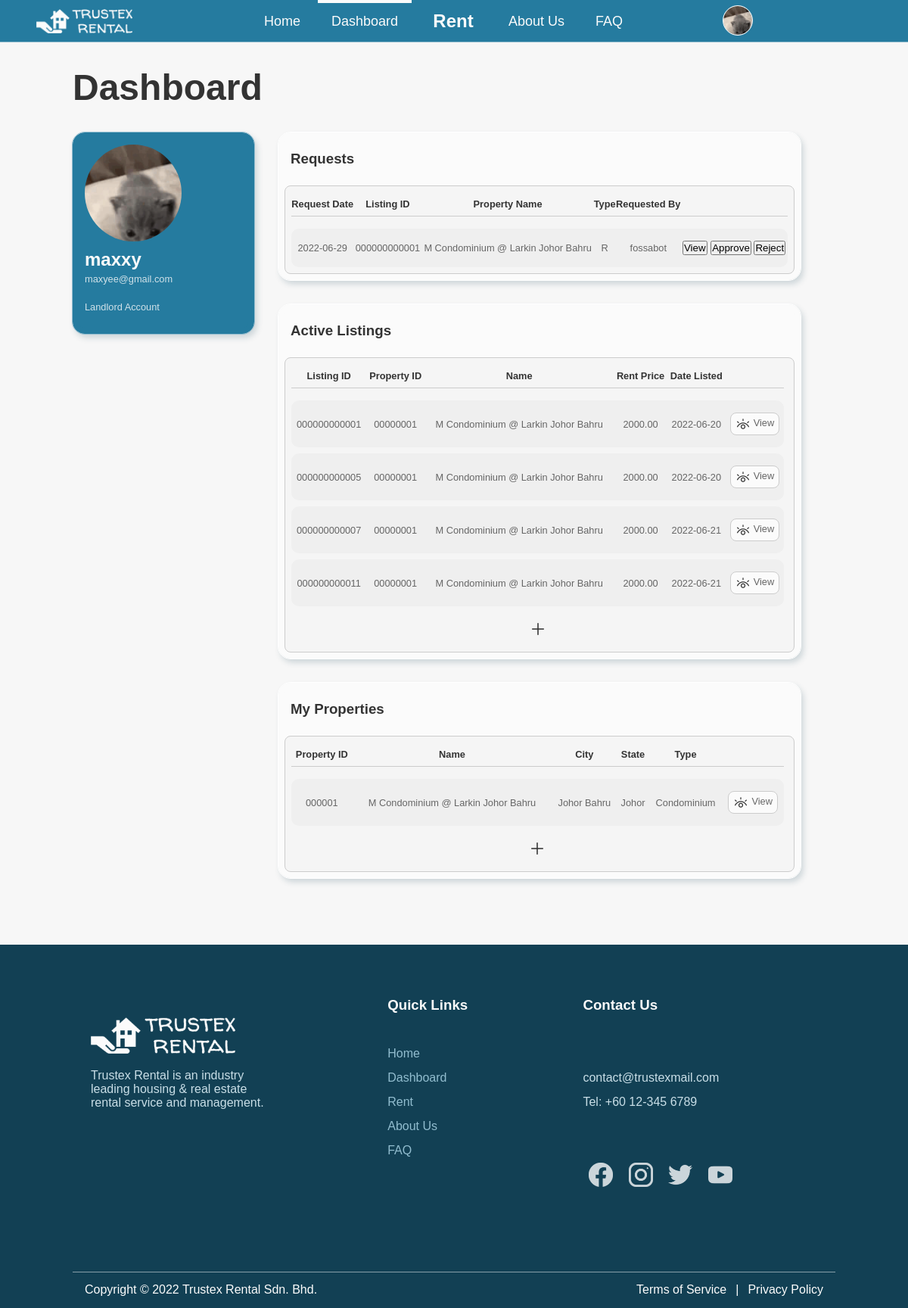
Screenshot of /dashboard-landlord.php (signed in) with the database file from the repository.
### tables this page shows
CREATE TABLE `landlord` (
  `landlordRegNo` int(6) NOT NULL,
  `userID` int(10) NOT NULL,
  `administratorID` int(4) NOT NULL
);

CREATE TABLE `user` (
  `userID` int(10) NOT NULL,
  `userName` varchar(32) NOT NULL,
  `userEmail` varchar(256) NOT NULL,
  `userPassword` varchar(256) NOT NULL,
  `userType` char(1) NOT NULL DEFAULT 'T',
  `userFName` varchar(32) NOT NULL,
  `userLName` varchar(32) NOT NULL,
  `userIC` varchar(12) NOT NULL,
  `userGender` char(1) NOT NULL,
  `userAddress` varchar(512) NOT NULL,
  `userPhoneNo` varchar(12) NOT NULL
);

CREATE TABLE `request` (
  `ticketNo` int(8) NOT NULL,
  `userID` int(10) NOT NULL,
  `listingID` int(12) NOT NULL,
  `requestTimestamp` timestamp NOT NULL DEFAULT current_timestamp() ON UPDATE current_timestamp(),
  `requestType` char(1) NOT NULL
);

CREATE TABLE `listing` (
  `listingID` int(12) NOT NULL,
  `propertyID` int(6) NOT NULL,
  `listingTimestamp` timestamp NOT NULL DEFAULT current_timestamp() ON UPDATE current_timestamp()
);

CREATE TABLE `property` (
  `propertyID` int(6) NOT NULL,
  `landlordRegNo` int(6) NOT NULL,
  `propertyName` varchar(256) NOT NULL DEFAULT 'N/A',
  `propertyAddress` varchar(512) NOT NULL DEFAULT 'N/A',
  `propertyCity` varchar(64) NOT NULL DEFAULT 'N/A',
  `propertyPoscode` varchar(5) NOT NULL DEFAULT 'N/A',
  `propertyState` varchar(64) NOT NULL DEFAULT 'N/A',
  `propertyType` varchar(32) DEFAULT 'N/A',
  `propertyFloorLevel` int(2) DEFAULT NULL,
  `propertyFloorSize` int(6) DEFAULT NULL,
  `propertyNumRooms` int(2) NOT NULL,
  `propertyBathrooms` int(2) NOT NULL,
  `propertyFurnishing` varchar(32) DEFAULT 'N/A',
  `propertyFacilities` varchar(128) DEFAULT 'N/A',
  `propertyDesc` varchar(2048) DEFAULT 'N/A',
  `rentPrice` decimal(6,2) DEFAULT NULL
);

### dashboard-landlord.php (the view, shortened to what this page needs)
<?php
  $id = $_SESSION['userID'];
  include("dbconnect.php");
  $sql = "SELECT * FROM user
          LEFT JOIN landlord ON landlord.userID = user.userID
          WHERE user.userID = $id";
  $result = mysqli_query($connect, $sql) or die ("Error: ".mysqli_error());
  $user = mysqli_fetch_assoc($result);
  $reg_no = $_SESSION['landlordRegNo'] = $user['landlordRegNo'];
  $username = $user['userName'];
  include("html/header.html");
?>
<!DOCTYPE html>
<html>
  <body id="dashboard">
    <div class="dashboard-container container-margin">
      <h1>Dashboard</h1>
      <div class="dashboard-content">
        <div class="container-left">
          <div class="account-info">
            <div class="account-profile">
              <div class="propic-container propic-dashboard-container">
                <image class="profile-pic" src=" <?php echo $profileicon ?> " onerror="this.onerror=null; this.src='assets/images/profile-default.png'"></image>
              </div>
              <h2><?php echo $username ?></h2>
              <p><?php echo $email ?></p><br>
              <p><?php echo $usertype ?> Account</p><br>
            </div>
          </div>
        </div>
        <div class="container-right">
          <div>
            <h3>Requests</h3>
            <div class="dashboard-table-content">
              <?php
              include("dbconnect.php");
                $sql = "SELECT ticketNo, requestTimestamp, request.listingID, list.propertyName, requestType, user.userName
                        FROM request
                        LEFT JOIN user ON request.userID = user.userID
                        LEFT JOIN (
                          SELECT propertyName, listingID, landlordRegNo
                          FROM property, listing
                          WHERE listing.propertyID = property.propertyID
                        ) AS list ON request.listingID = list.listingID
                        WHERE list.landlordRegNo = '$reg_no'";
                $result = mysqli_query($connect, $sql) or die ("Error: ".mysqli_error());
                $numrows = mysqli_num_rows($result);
                if ($numrows > 0) {
              ?>
                  <div class="dashboard-table">
                    <table>
                      <tr class="no-hover">
                        <th>Request Date</th>
                        <th>Listing ID</th>
                        <th>Property Name</th>
                        <th>Type</th>
                        <th>Requested By</th>
                        <th></th>
                        <th></th>
                      </tr>
                      <tr class="no-hover"><th class="th-border" colspan="7"></th></tr>
                      <?php
                      for ($i = 0; $request = mysqli_fetch_assoc($result); $i++) {
                          $location = "location.href='request.php?t=".$request['ticketNo']."'";
                      ?>
                        <tr ondblclick="<?php echo $location ?>" style="user-select: none;">
                          <td><?php echo date("Y-m-d",strtotime($request['requestTimestamp'])) ?></td>
                          <td><?php echo sprintf('%012d', $request['listingID']) ?></td>
                          <td><?php echo $request['propertyName'] ?></td>
                          <td><?php echo $request['requestType'] ?></td>
                          <td><?php echo $request['userName'] ?></td>
                          <td><button onclick="<?php echo $location ?>">View</button></td>
                          <td>
                            <form method="POST" action="request-result.php">
                              <input type="submit" name="approve" value="Approve">
                              <input type="submit" name="reject" value="Reject">
                            </form>
                            </td>
                        </tr>
                      <?php
                        }
                      ?>
                    </table>
                  </div>
              <?php
                }
              ?>
            </div>
          </div>
          <div>
            <h3>Active Listings</h3>
            <div class="dashboard-table-content">
              <?php
              include("dbconnect.php");
                $sql = "SELECT listingID, listing.propertyID, prop.propertyName, prop.rentPrice, listingTimestamp
                        FROM listing
                        LEFT JOIN (
                            SELECT *
                            FROM property
                            WHERE property.landlordRegNo = '$reg_no'
                        ) AS prop ON listing.propertyID = prop.propertyID
                        WHERE listing.propertyID = prop.propertyID";
                $result = mysqli_query($connect, $sql) or die ("Error: ".mysqli_error());
                $numrows = mysqli_num_rows($result);
                if ($numrows > 0) {
              ?>
                  <div class="dashboard-table">
                    <table>
                      <tr class="no-hover">
                        <th>Listing ID</th>
                        <th>Property ID</th>
                        <th>Name</th>
                        <th>Rent Price</th>
                        <th>Date Listed</th>
                        <th></th>
                      </tr>
                      <tr class="no-hover"><th class="th-border" colspan="6"></th></tr>
                      <?php
                        for ($i = 0; $listing = mysqli_fetch_assoc($result); $i++) {
                          $location = "location.href='listing.php?id=".$listing['listingID']."'";
                      ?>
                        <tr ondblclick="<?php echo $location ?>" style="user-select: none;">
                          <td><?php echo sprintf('%012d', $listing['listingID']) ?></td>
                          <td><?php echo sprintf("%08d", $listing['propertyID']) ?></td>
                          <td><?php echo $listing['propertyName'] ?></td>
                          <td><?php echo $listing['rentPrice'] ?></td>
                          <td><?php echo date("Y-m-d",strtotime($listing['listingTimestamp'])) ?></td>
                          <td>
                            <button class="view-button" onclick="<?php echo $location ?>">
                              <image class="icon view-icon" src="assets/icons/eye.png"><span>View</span>
                            </button>
                          </td>
                        </tr>
                      <?php
                          if ($i < $numrows) {
                            echo "<tr class='spacer'><td></td></tr>";
                          }
                        }
                      ?>
                      <tr class="no-hover bottom-row">
                        <td colspan="6">
                          <a href="add-listing.php">
                          <button class="add-button">
                            <image class="icon add-icon" src="assets/icons/plus.png">
                          </button>
                          </a>
                        </td>
                        <td></td>
                      </tr>
                    </table>
                  </div>
              <?php
                }
              ?>
            </div>
          </div>
          <div>
            <h3>My Properties</h3>
            <div class="dashboard-table-content">
              <?php
              include("dbconnect.php");
                $sql = "SELECT *
                        FROM property
                        WHERE landlordRegNo = '$reg_no'";
                $result = mysqli_query($connect, $sql) or die ("Error: ".mysqli_error());
                $numrows = mysqli_num_rows($result);
                if ($numrows > 0) {
              ?>
                  <div class="dashboard-table">
                    <table>
                      <tr class="no-hover">
                        <th>Property ID</th>
                        <th>Name</th>
                        <th>City</th>
                        <th>State</th>
                        <th>Type</th>
                        <th></th>
                      </tr>
                      <tr class="no-hover"><th class="th-border" colspan="6"></th></tr>
                      <?php
                      for ($i = 0; $property = mysqli_fetch_assoc($result); $i++) {
                          $location = "location.href='property.php?id=".$property['propertyID']."'";
                      ?>
                        <tr ondblclick="<?php echo $location ?>" style="user-select: none;">
                          <td><?php echo sprintf("%06d",$property['propertyID']) ?></td>
                          <td><?php echo $property['propertyName'] ?></td>
                          <td><?php echo $property['propertyCity'] ?></td>
                          <td><?php echo $property['propertyState'] ?></td>
                          <td><?php echo $property['propertyType'] ?></td>
                          <td>
                            <button class="view-button" onclick="<?php echo $location ?>">
                              <image class="icon view-icon" src="assets/icons/eye.png"><span>View</span>
                            </button>
                          </td>
                        </tr>
                      <?php
                          if ($i < $numrows) {
                            echo "<tr class='spacer'><td></td></tr>";
                          }
                        }
                      ?>
                      <tr class="no-hover bottom-row">
                        <td colspan="6">
                          <a href="add-property-form.php">
                          <button class="add-button">
                            <image class="icon add-icon" src="assets/icons/plus.png">
                          </button>
                          </a>
                        </td>
                        <td></td>
                      </tr>
                    </table>
                  </div>
              <?php
                }
              ?>
            </div>
          </div>
        </div>
      </div>
    </div>
  </body>
</html>

### rows the page displays
landlord: userID.userName "maxxy"
request: requestTimestamp "2022-06-29", listingID "000000000001", propertyName "M Condominium @ Larkin Johor Bahru", requestType "R", userID.userName "fossabot"
listing: listingID "000000000001", propertyID "00000001", propertyName "M Condominium @ Larkin Johor Bahru", rentPrice "2000.00", listingTimestamp "2022-06-20"
listing: listingID "000000000005", propertyID "00000001", propertyName "M Condominium @ Larkin Johor Bahru", rentPrice "2000.00", listingTimestamp "2022-06-20"
listing: listingID "000000000007", propertyID "00000001", propertyName "M Condominium @ Larkin Johor Bahru", rentPrice "2000.00", listingTimestamp "2022-06-21"
listing: listingID "000000000011", propertyID "00000001", propertyName "M Condominium @ Larkin Johor Bahru", rentPrice "2000.00", listingTimestamp "2022-06-21"
property: propertyID "000001", propertyName "M Condominium @ Larkin Johor Bahru", propertyCity "Johor Bahru", propertyState "Johor", propertyType "Condominium"

### other values shown
$email "maxyee@gmail.com"
$usertype "Landlord"
